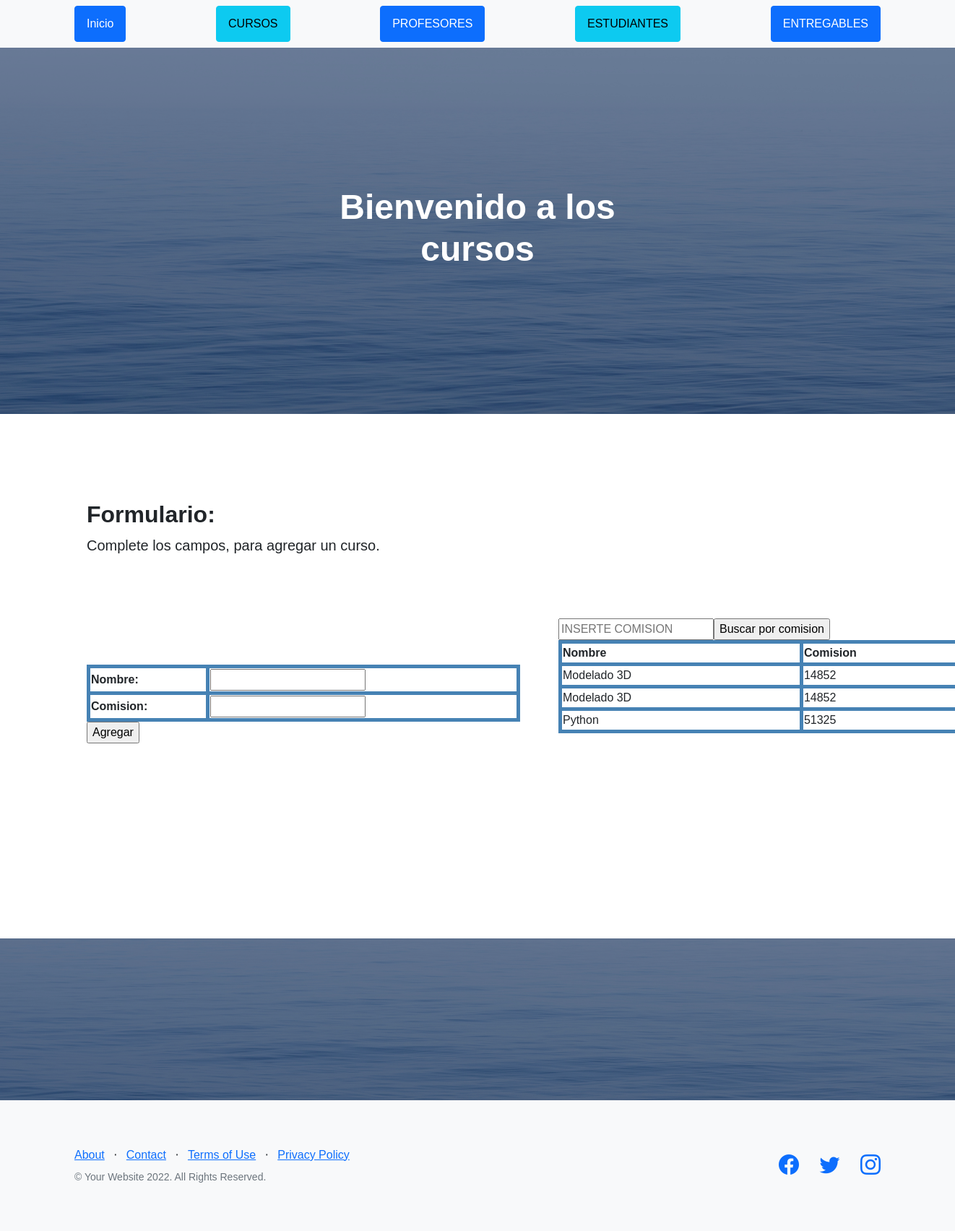
The app's page /AppCoder/cursos/, older data.
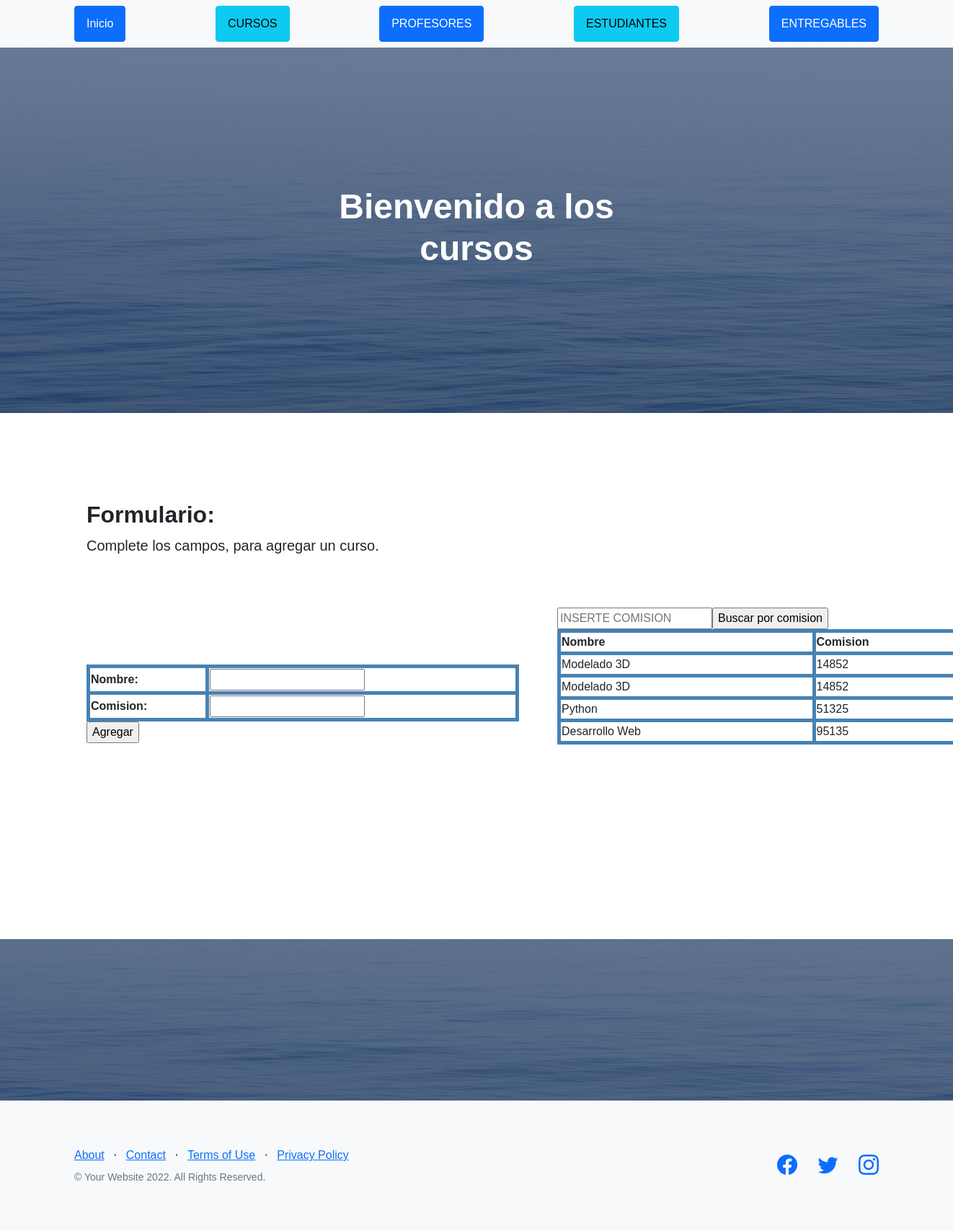
The same page, newer data.
### AppCoder/models.py (models this page shows)
class Curso(models.Model):
    nombre=models.CharField(max_length=50)
    comision=models.IntegerField()

### AppCoder/views.py (the view)
# urls.py: path("cursos/", cursos, name="cursos"),
def cursos(request):
    if request.method == "POST":
        form = CursoForm(request.POST)
        if form.is_valid():
            curso = Curso()
            curso.nombre = form.cleaned_data["nombre"]
            curso.comision = form.cleaned_data["comision"]
            curso.save()
            form = CursoForm()
    else:
        form = CursoForm()
    cursos = Curso.objects.all()
    context = {"cursos": cursos, "form" : form}
    return render(request, "cursos.html", context)

### AppCoder/forms.py
class CursoForm(forms.Form):
    nombre=forms.CharField(max_length=50)
    comision=forms.CharField(max_length=50)

### AppCoder/templates/cursos.html (shortened to what this page needs)
{% extends "padre.html" %}
{% load static %}
{% block titulo %}
    <h1>Bienvenido a los cursos</h1>
{% endblock %}
{% block contenido_que_cambia %}
    <section class="showcase">
        <div class="container-fluid p-2">
            <div class="row g-0">
                <div class="col-lg-4 order-lg-2 my-auto showcase-text">
                    <div id="main-container">
                        <table>
                            <tbody>
                                <form action="{% url 'buscarComision' %}" method="GET">
                                    <input type="number" name="comision" id="comision" placeholder="INSERTE COMISION">
                                    <input type="submit" value="Buscar por comision">
                                </form>
                                {% if cursos %}
                                <tr>
                                    <th>Nombre</th>
                                    <th>Comision</th>
                                </tr>
                                {% for curso in cursos %}
                                <tr>
                                    <td>
                                        {{curso.nombre}}
                                    </td>
                                    <td>
                                        {{curso.comision}}
                                    </td>
                                </tr>
                                {% endfor %}
                                {% else %}
                                <td>No hay ningun curso registrado con esa comision</td>
                                {% endif %}
                            </tbody>
                        </table>
                    </div>
                </div>
                <div class="col-lg-6 order-lg-1 my-auto showcase-text">
                    <h2>Formulario:</h2>
                    <p class="lead mb-0">Complete los campos, para agregar un curso.</p>
                    <div id="main-container">
                        <table>
                            <form action="" method="post">
                                <table>
                                    {{ form }}
                                </table>
                                <table>
                                    <input type="submit" value="Agregar"/>
                                </table>
                            </form>
                        </table>
                    </div>
                </div>
            </div>
        </div>
    </section>
{% endblock %}

### AppCoder/templates/padre.html (shortened to what this page needs)
<!DOCTYPE html>
<html lang="en">
    <head>
        {% load static %}
        <link href="https://cdn.jsdelivr.net/npm/bootstrap-icons@1.5.0/font/bootstrap-icons.css" rel="stylesheet" type="text/css" />
        <link href="{% static 'css/styles.css' %}" rel="stylesheet" />
        <link href="{% static 'css/table.css' %}" rel="stylesheet" />
    </head>
    <body>
        <nav class="navbar navbar-light bg-light static-top">
            <div class="container">
                <a class="btn btn-primary" href="{% url 'inicio App' %}">Inicio</a>
                <a class="btn btn-info" href="{% url 'cursos' %}">CURSOS</a>
                <a class="btn btn-primary" href="{% url 'profesores' %}">PROFESORES</a>
                <a class="btn btn-info" href="{% url 'estudiantes' %}">ESTUDIANTES</a>
                <a class="btn btn-primary" href="{% url 'entregables' %}">ENTREGABLES</a>
            </div>
        </nav>
        <header class="masthead">
            <div class="container position-relative">
                <div class="row justify-content-center">
                    <div class="col-xl-6">
                        <div class="text-center text-white">
                            {% block titulo%}
                            {% endblock %}
                        </div>
                    </div>
                </div>
            </div>
        </header>
        {% block contenido_que_cambia %}
        {% endblock %}
        <section class="call-to-action">
        </section>
        <footer class="footer bg-light">
            <div class="container">
                <div class="row">
                    <div class="col-lg-6 h-100 text-center text-lg-start my-auto">
                        <ul class="list-inline mb-2">
                            <li class="list-inline-item"><a href="#!">About</a></li>
                            <li class="list-inline-item">⋅</li>
                            <li class="list-inline-item"><a href="#!">Contact</a></li>
                            <li class="list-inline-item">⋅</li>
                            <li class="list-inline-item"><a href="#!">Terms of Use</a></li>
                            <li class="list-inline-item">⋅</li>
                            <li class="list-inline-item"><a href="#!">Privacy Policy</a></li>
                        </ul>
                        <p class="text-muted small mb-4 mb-lg-0">&copy; Your Website 2022. All Rights Reserved.</p>
                    </div>
                    <div class="col-lg-6 h-100 text-center text-lg-end my-auto">
                        <ul class="list-inline mb-0">
                            <li class="list-inline-item me-4">
                                <a href="#!"><i class="bi-facebook fs-3"></i></a>
                            </li>
                            <li class="list-inline-item me-4">
                                <a href="#!"><i class="bi-twitter fs-3"></i></a>
                            </li>
                            <li class="list-inline-item">
                                <a href="#!"><i class="bi-instagram fs-3"></i></a>
                            </li>
                        </ul>
                    </div>
                </div>
            </div>
        </footer>
    </body>
</html>

### AppCoder/static/css/table.css (style rules this page uses)
#main-container { margin: 150px auto; width: 600px; }
table { text-align: left; border-collapse: collapse; width: 100%; }
th, td { border: solid 5px steelblue; padding: 5; }

Row changes from the older to the newer data that the page shows:
added Curso: nombre "Desarrollo Web", comision "95135"
